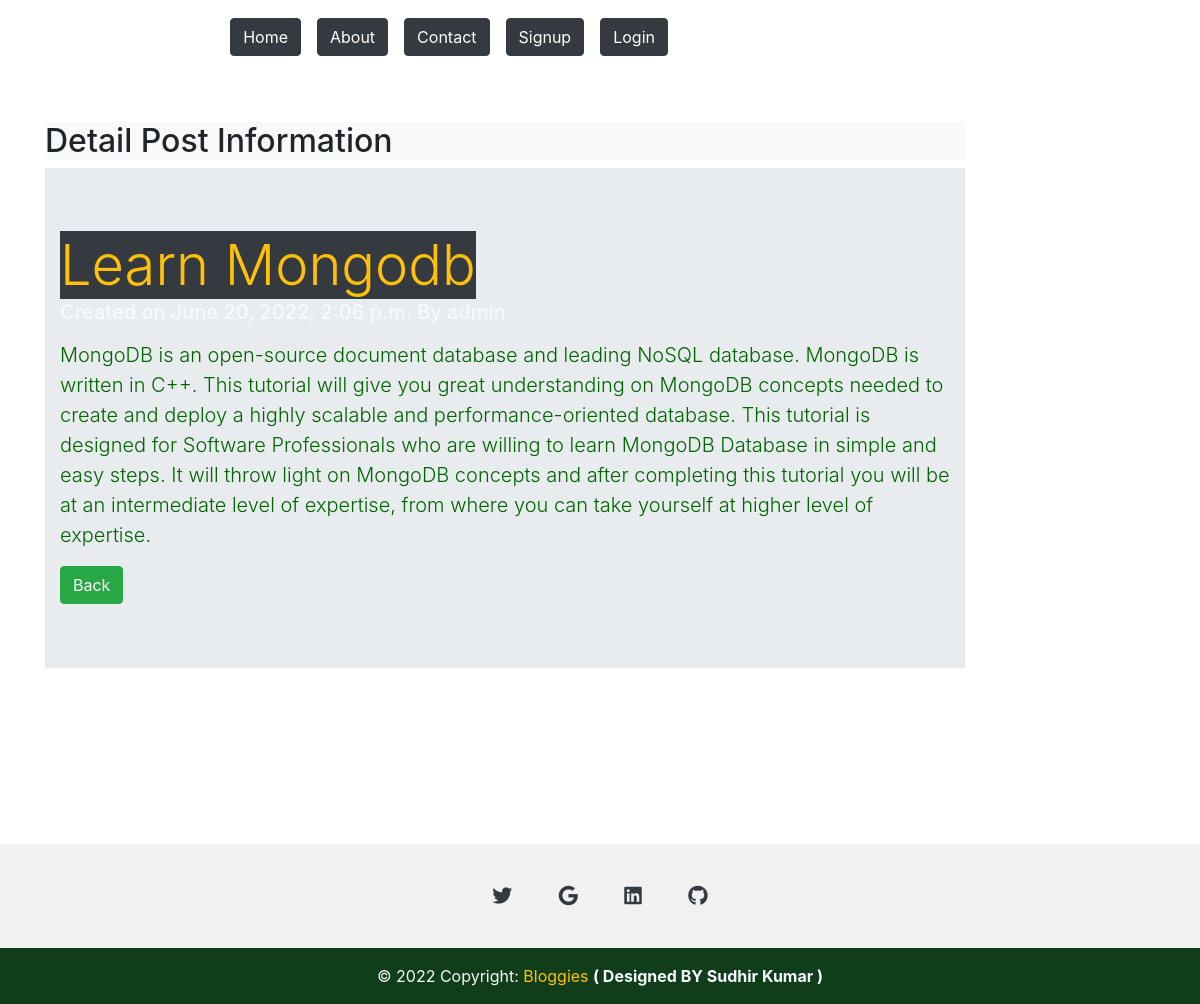
The app's page /postdetail/6/ with its own data.
### app/models.py (models this page shows)
class Post(models.Model):
    title = models.CharField(max_length=200)
    desc = models.TextField()
    create = models.DateTimeField(auto_now_add=True)
    update = models.DateTimeField(auto_now=True)
    author = models.ForeignKey(User, on_delete=models.CASCADE)

### app/views.py (the view)
# urls.py: path('postdetail/<int:id>/', views.post_detail, name='post_detail'),
def post_detail(request,id):
    post=Post.objects.get(pk=id)
    return render(request,'app/detail.html',{'post':post})

### app/templates/app/detail.html
{% extends 'app/base.html' %}
{% load static %}
{% block content %}
<div class="col-sm-10 my-5">
    <h2 class="bg-light">Detail Post Information</h2>
    <div class="jumbotron jumbotron-fluid">
        <div class="container">
          <h1 class="display-4 mb-3"><span class="bg-dark text-warning">{{post.title}} <h5 class="text-light">Created on {{post.create}} By {{post.author}}</h5 ></span></h1>
          <p class="lead">{{post.desc}}</p>
          <a href="/" class="btn btn-success">Back</a>
        </div>
      </div>
</div>
{% endblock %}

### app/static/app/css/style.css (style rules this page uses)
body { background-image: url(https://images.unsplash.com/photo-1498050108023-c5249f4df085?ixlib=rb-1.2.1&ixid=MnwxMjA3fDB8MHxwaG90by1wYWdlfHx8fGVufDB8fHx8&auto=format&fit=crop&w=872&q=80); background-repeat: no-repeat; background-size:100% 100%; background-attachment: fixed; }
p { color:darkgreen; }

### records on screen
Post: title "Learn Mongodb", desc "MongoDB is an open-source document database and leading NoSQL database. MongoDB is written in C++. This tutorial will give you great understanding on MongoDB concepts needed to create and deploy a highly scalable and performance-oriented database. This tutorial is designed for Software Professionals who are willing to learn MongoDB Database in simple and easy steps. It will throw light on MongoDB concepts and after completing this tutorial you will be at an intermediate level of expertise, from where you can take yourself at higher level of expertise."
